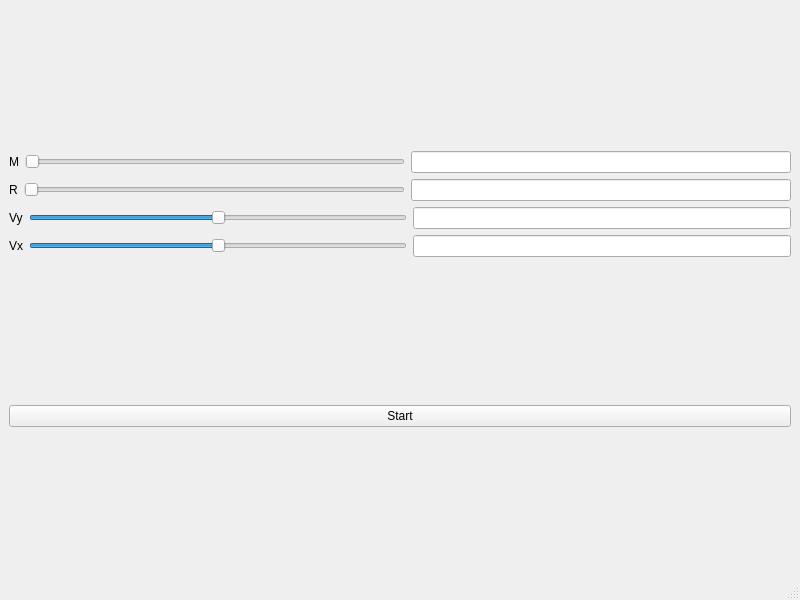
<?xml version="1.0" encoding="UTF-8"?>
<ui version="4.0">
 <class>MainWindow</class>
 <widget class="QMainWindow" name="MainWindow">
  <property name="geometry">
   <rect>
    <x>0</x>
    <y>0</y>
    <width>800</width>
    <height>600</height>
   </rect>
  </property>
  <property name="windowTitle">
   <string>MainWindow</string>
  </property>
  <widget class="QWidget" name="centralwidget">
   <layout class="QVBoxLayout" name="verticalLayout">
    <item>
     <layout class="QVBoxLayout" name="verticalLayout_2">
      <item>
       <layout class="QHBoxLayout" name="horizontalLayout">
        <item>
         <widget class="QLabel" name="label_m">
          <property name="text">
           <string>M</string>
          </property>
         </widget>
        </item>
        <item>
         <widget class="QSlider" name="slider_m">
          <property name="minimum">
           <number>1</number>
          </property>
          <property name="maximum">
           <number>100</number>
          </property>
          <property name="orientation">
           <enum>Qt::Orientation::Horizontal</enum>
          </property>
         </widget>
        </item>
        <item>
         <widget class="QLineEdit" name="input_m"/>
        </item>
       </layout>
      </item>
      <item>
       <layout class="QHBoxLayout" name="horizontalLayout_2">
        <item>
         <widget class="QLabel" name="label_r">
          <property name="text">
           <string>R</string>
          </property>
         </widget>
        </item>
        <item>
         <widget class="QSlider" name="slider_r">
          <property name="minimum">
           <number>1</number>
          </property>
          <property name="maximum">
           <number>100</number>
          </property>
          <property name="orientation">
           <enum>Qt::Orientation::Horizontal</enum>
          </property>
         </widget>
        </item>
        <item>
         <widget class="QLineEdit" name="input_r"/>
        </item>
       </layout>
      </item>
      <item>
       <layout class="QHBoxLayout" name="horizontalLayout_4">
        <item>
         <widget class="QLabel" name="label_vy">
          <property name="text">
           <string>Vy</string>
          </property>
         </widget>
        </item>
        <item>
         <widget class="QSlider" name="slider_vy">
          <property name="minimum">
           <number>-5000</number>
          </property>
          <property name="maximum">
           <number>5000</number>
          </property>
          <property name="orientation">
           <enum>Qt::Orientation::Horizontal</enum>
          </property>
         </widget>
        </item>
        <item>
         <widget class="QLineEdit" name="input_vy"/>
        </item>
       </layout>
      </item>
      <item>
       <layout class="QHBoxLayout" name="horizontalLayout_3">
        <item>
         <widget class="QLabel" name="label_vx">
          <property name="text">
           <string>Vx</string>
          </property>
         </widget>
        </item>
        <item>
         <widget class="QSlider" name="slider_vx">
          <property name="minimum">
           <number>-5000</number>
          </property>
          <property name="maximum">
           <number>5000</number>
          </property>
          <property name="orientation">
           <enum>Qt::Orientation::Horizontal</enum>
          </property>
         </widget>
        </item>
        <item>
         <widget class="QLineEdit" name="input_vx"/>
        </item>
       </layout>
      </item>
     </layout>
    </item>
    <item>
     <widget class="QPushButton" name="start_button">
      <property name="text">
       <string>Start</string>
      </property>
     </widget>
    </item>
   </layout>
  </widget>
  <widget class="QMenuBar" name="menubar">
   <property name="geometry">
    <rect>
     <x>0</x>
     <y>0</y>
     <width>800</width>
     <height>25</height>
    </rect>
   </property>
  </widget>
  <widget class="QStatusBar" name="statusbar"/>
 </widget>
 <resources/>
 <connections/>
</ui>
